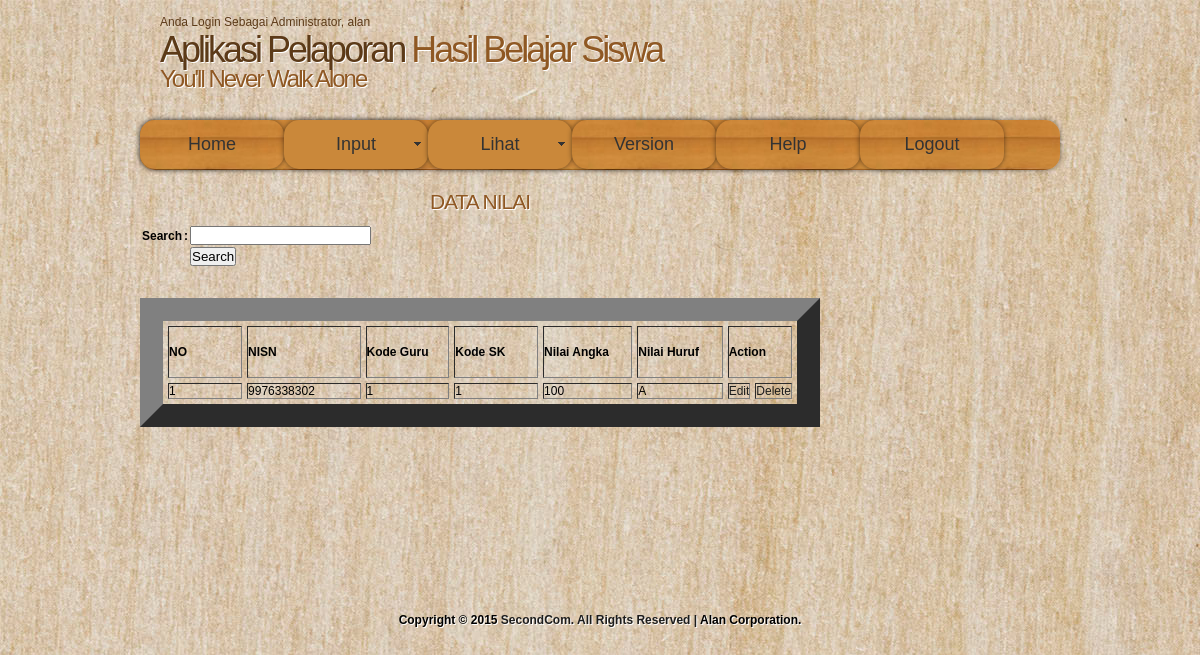
The page /ukAlan/admin/lihat_nilai.php (signed in) on the database its author committed.
### tables this page shows
CREATE TABLE IF NOT EXISTS `nilai` (
  `NISN` char(10) NOT NULL,
  `Kode_guru` char(5) NOT NULL,
  `Kode_sk` char(5) NOT NULL,
  `Nilai_angka` varchar(8) NOT NULL,
  `Nilai_huruf` varchar(8) NOT NULL,
  PRIMARY KEY (`NISN`)
);

### ukAlan/admin/lihat_nilai.php (the view, shortened to what this page needs)
<?php
if(isset($_SESSION['username'])){
	$nama = $_SESSION['username'];
?>
<?php require_once('../Connections/koneksi.php'); ?>
<?php
$maxRows_nilai = 10;
$pageNum_nilai = 0;
$startRow_nilai = $pageNum_nilai * $maxRows_nilai;
$query_nilai = "SELECT * FROM nilai";
$query_limit_nilai = sprintf("%s LIMIT %d, %d", $query_nilai, $startRow_nilai, $maxRows_nilai);
$nilai = mysql_query($query_limit_nilai, $koneksi) or die(mysql_error());
$row_nilai = mysql_fetch_assoc($nilai);
?>
<!DOCTYPE html PUBLIC "-//W3C//DTD XHTML 1.1//EN" "http://www.w3.org/TR/xhtml11/DTD/xhtml11.dtd">
<html xmlns="http://www.w3.org/1999/xhtml" xml:lang="en">
<head>
  <link rel="stylesheet" type="text/css" href="../css/style.css" />
<link href="../SpryAssets/SpryMenuBarHorizontal.css" rel="stylesheet" type="text/css" />
</head>
<body>
  <div id="main">
    <div id="header">
	  <div id="banner">
	    <div id="welcome">
        <span>Anda Login Sebagai Administrator, <?php echo $nama;?></span>
	      <h1><span>Aplikasi Pelaporan</span> Hasil Belajar Siswa</h1>
	    </div>
	    <div id="welcome_slogan">
	      <h1>You'll Never Walk Alone</h1>
	    </div>
	  </div>
    </div>
	<div id="menubar">
     <ul id="MenuBar1" class="MenuBarHorizontal">
<li class="current"><a href="index.php">Home</a></li>
<li><a class="MenuBarHorizontal" href="#">Input</a>
    </li>
         <li><a class="MenuBarItemSubmenu" href="#">Lihat</a>
    </li>
         <li><a href="version.php">Version</a></li>
          <li><a href="help.php">Help</a></li>
           <li><a onclick="return confirm('Apakah Anda Yakin Ingin Keluar Dari Sistem?')" href="../login/logout.php">Logout</a></li>
</ul>
</div>
</div>
	<div id="site_content">
	  <div class="sidebar_container">
      </div>
	  <div id="content">
        <div class="content_item">
        <h1><div align="center">DATA NILAI</div></h1>
        <div align="left">
<form action="" method="post" enctype="multipart/form-data" name="form1">
<table width="200" border="0">
  <tr>
    <td width="47"><strong>Search</strong></td>
    <td width="10"><strong>:</strong></td>
    <td width="129">
      <label>
        <input type="text" name="search" id="search" />
      </label>
    </td>
  </tr>
  <tr>
    <td>&nbsp;</td>
    <td>&nbsp;</td>
    <td>
      <label>
        <input type="submit" name="search2" id="search2" value="Search" />
      </label>
    </td>
  </tr>
</table>
</form>
</div>
<p>&nbsp;</p>
        <div align="center"><table border="23" align="center" cellpadding="5" cellspacing="5">
          <tr>
            <td width="300px" height="50"><strong>NO</strong></td>
            <td width="300px" height="50"><strong>NISN</strong></td>
            <td width="300px" height="50"><strong>Kode Guru</strong></td>
            <td width="300px" height="50"><strong>Kode SK</strong></td>
            <td width="300px" height="50"><strong>Nilai Angka</strong></td>
            <td width="300px" height="50"><strong>Nilai Huruf</strong></td>
            <td colspan="2"><strong>Action</strong></td>
          </tr>
          <?php
		  if ((isset($_POST['search2'])) && ($_POST['search'] != "")) {
					$search = $_POST['search'];
					$sql="SELECT * FROM nilai WHERE NISN='$search' OR Kode_guru='$search' OR kode_sk='$search' OR Nilai_angka='$search' OR Nilai_huruf='$search' ;";
					$eksekusi_sql = mysql_query($sql,$koneksi) or die(mysql_error());
					$cari = mysql_fetch_assoc($eksekusi_sql);
			  $no = 1;
		  do { ?>
            <tr>
              <td><?php echo $no; ?></td>
              <td><?php echo $cari['NISN']; ?></td>
              <td><?php echo $cari['Kode_guru']; ?></td>
              <td><?php echo $cari['Kode_sk']; ?></td>
              <td><?php echo $cari['Nilai_angka']; ?></td>
              <td><?php echo $cari['Nilai_huruf']; ?></td>
              <td><a href="edit_nilai.php?NISN=<?php echo $cari['NISN']; ?>">Edit</a></td>
              <td><a onclick="return confirm('Apakah Anda Yakin Ingin Menghapus Data Ini?')" href="lihat_nilai.php?NISN=<?php echo $cari['NISN']; ?>">Delete</a></td>
            </tr>
            <?php
			$no++;
			} while ($cari = mysql_fetch_assoc($eksekusi_sql));
			}else{
			  $no = 1;
		  do { ?>
            <tr>
              <td><?php echo $no; ?></td>
              <td><?php echo $row_nilai['NISN']; ?></td>
              <td><?php echo $row_nilai['Kode_guru']; ?></td>
              <td><?php echo $row_nilai['Kode_sk']; ?></td>
              <td><?php echo $row_nilai['Nilai_angka']; ?></td>
              <td><?php echo $row_nilai['Nilai_huruf']; ?></td>
               <td><a href="edit_nilai.php?NISN=<?php echo $row_nilai['NISN']; ?>">Edit</a></td>
              <td><a onclick="return confirm('Apakah Anda Yakin Ingin Menghapus Data Ini?')" href="lihat_nilai.php?NISN=<?php echo $row_nilai['NISN']; ?>">Delete</a></td>
            </tr>
            <?php
			$no++;
			} while ($row_nilai = mysql_fetch_assoc($nilai)); }?>
            </div>
		  </div>
		    </div>
		  </div>
	  <br style="clear:both"/>
  <div id="footer"><br /><br /><br /><br /><br /><br /><br /><br />
  Copyright © 2015 <a href="http://www.second.com">SecondCom. All Rights Reserved | </a> Alan Corporation.
  </div>
</body>
</html>
<?php
}
?>

### ukAlan/css/style.css (style rules this page uses)
html { height: 100%; }
* { margin: 0; padding: 0; }
body { background: transparent url(../images/pattern.jpg) repeat; color: #000; font-family: Arial, Helvetica, sans-serif; font-size: 12px; font-style: normal; font-weight: normal; font-variant: normal; }
p { padding: 0 0 10px 0; line-height: 1.7em; font-size: 100% }
h1, h2, h3, h4, h5, h6 { font: normal 175% Arial, Helvetica, sans-serif; color: #8F5823; text-shadow: 1px 1px #fff; letter-spacing: -1px; margin: 0 0 10px 0; }
span { color: #5C3A18; }
a, a:hover { color: #1D1D1D; background: transparent; outline: none; text-decoration: none; }
ul { margin: 2px 0 22px 30px; line-height: 1.7em; font-style: normal; font-size: 100%; }
#main, #header, #banner, #menubar, #site_content, #footer, #content_grey { margin-left: auto; margin-right: auto; }
#main { background: transparent; }
#header { width: 920px; height: 120px; background: transparent; }
#banner { width: 920px; position: relative; height: 50px; padding: 15px 0 0 0; background: transparent; }
#menubar { width: 920px; height: 50px; text-align: center; margin: 0 auto; background: transparent url(../images/menu_pattern.jpg) repeat; border-radius: 15px 15px 15px 15px; -moz-border-radius: 15px 15px 15px 15px; -webkit-border: 15px 15px 15px 15px; -webkit-box-shadow: rgba(0, 0, 0, 0.5) 0px 0px 5px; -moz-box-shadow: rgba(0, 0, 0, 0.5) 0px 0px 5px; box-shadow: rgba(0, 0, 0, 0.5) 0px 0px 5px; font-size: 18px; }
#welcome { width: 880px; float: left; height: 50px; margin: 0 auto; padding-left: 20px; background: transparent; }
#welcome_slogan { width: 880px; float: left; height: 50px; margin: 0 auto; padding-left: 20px; background: transparent; }
#welcome H1 { font: normal 300% Arial, Helvetica, sans-serif; letter-spacing: -3px; text-shadow: 1px 1px #FFF; color: #8F5823; }
#welcome_slogan H1 { font: normal 200% Arial, Helvetica, sans-serif; letter-spacing: -2px; text-shadow: 1px 1px #FFF; color: #8F5823; }
#site_content { width: 920px; overflow: hidden; margin: 0 auto; }
.sidebar_container { float: right; margin: 10px 0 0 20px; width: 215px; padding: 0; }
#content { width: 680px; margin-bottom: 20px; float: left; }
.content_item { width: 680px; margin-top: 20px; margin-bottom: 20px; }
#footer { width: 920px; height: 20px; font-weight: bold; padding-top: 20px; text-align: center; background: transparent; text-shadow: 1px 1px #fff; }
#footer a, #footer a:hover { text-decoration: none; padding-bottom: 20px; }
#footer a, #footer a:hover { text-decoration: none; }

### ukAlan/SpryAssets/SpryMenuBarHorizontal.css (style rules this page uses)
ul.MenuBarHorizontal { margin: 0; padding: 0; list-style-type: none; font-size: 100%; cursor: default; width: auto; }
ul.MenuBarHorizontal li { margin: 0; padding: 0; list-style-type: none; font-size: 100%; position: relative; text-align: left; cursor: pointer; width: 8em; float: left; }
ul.MenuBarHorizontal a { text-align: center; margin: 0 auto; background: transparent url(../images/menu_pattern.jpg) repeat; border-radius: 15px 15px 15px 15px; -moz-border-radius: 15px 15px 15px 15px; -webkit-border: 15px 15px 15px 15px; -webkit-box-shadow: rgba(0, 0, 0, 0.5) 0px 0px 5px; -moz-box-shadow: rgba(0, 0, 0, 0.5) 0px 0px 5px; box-shadow: rgba(0, 0, 0, 0.5) 0px 0px 5px; font-size: 18px; display: block; cursor: pointer; background-color: #CA883A; padding: 0.5em 0.75em; color: #333; text-decoration: none; }
ul.MenuBarHorizontal a.MenuBarItemSubmenu { background-image: url(SpryMenuBarDown.gif); background-repeat: no-repeat; background-position: 95% 50%; }

### rows shown on the page
nilai: NISN "9976338302", Kode_guru "1", Kode_sk "1", Nilai_angka "100", Nilai_huruf "A"

### other values the page prints
$nama "alan"
